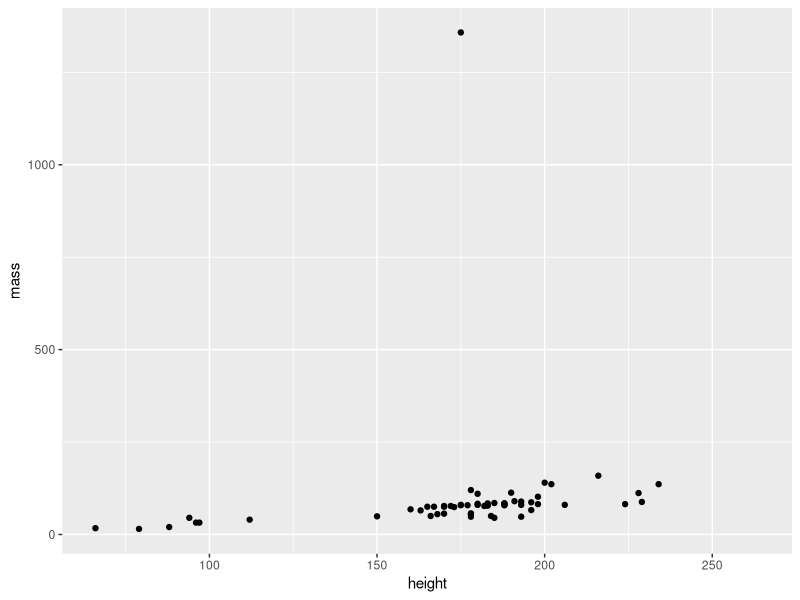
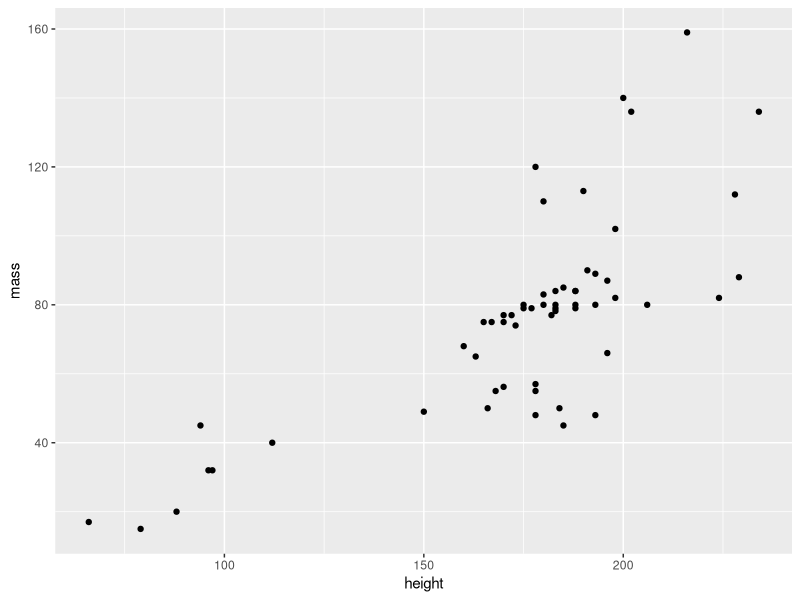
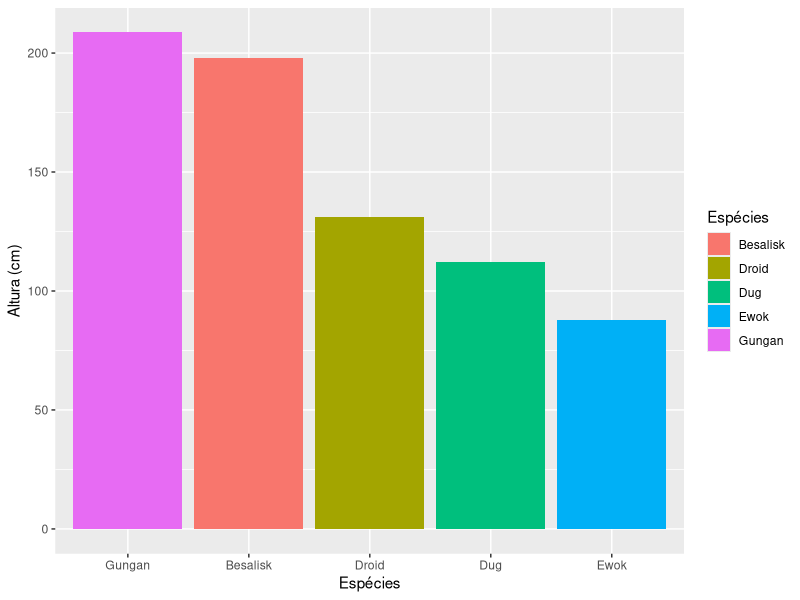
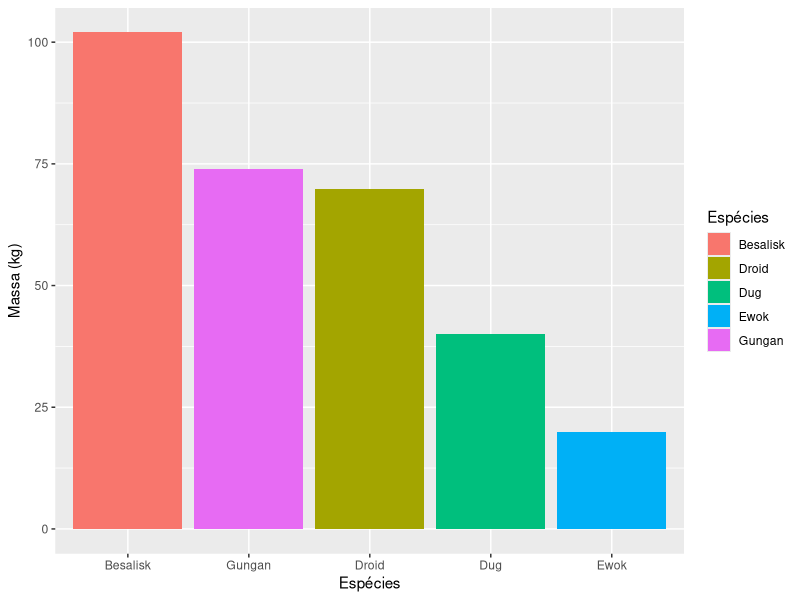
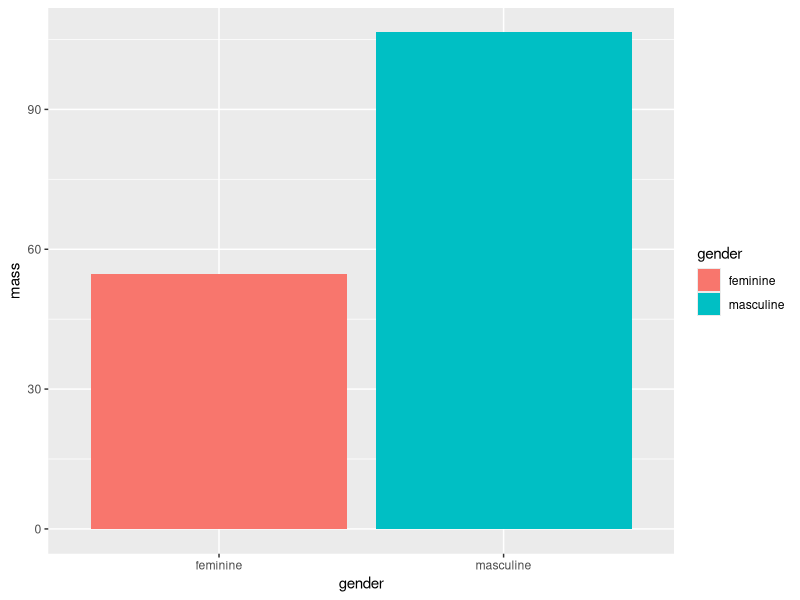
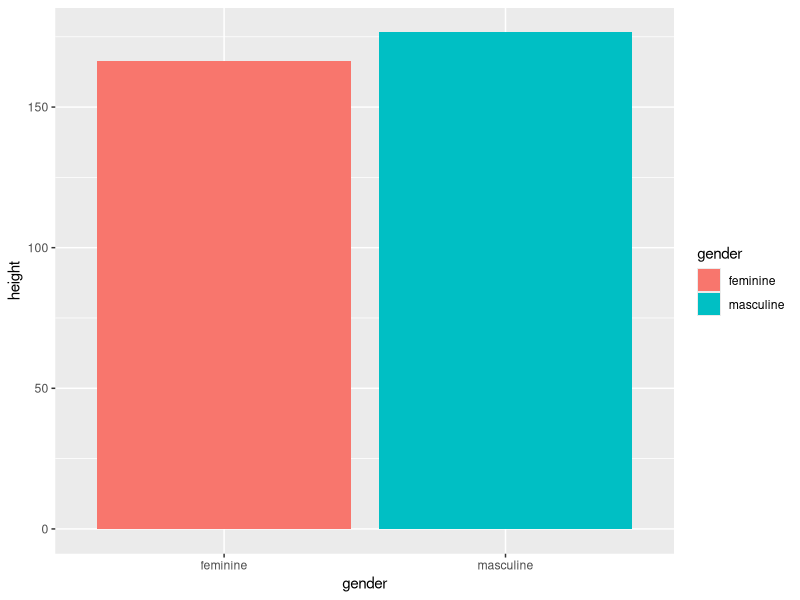
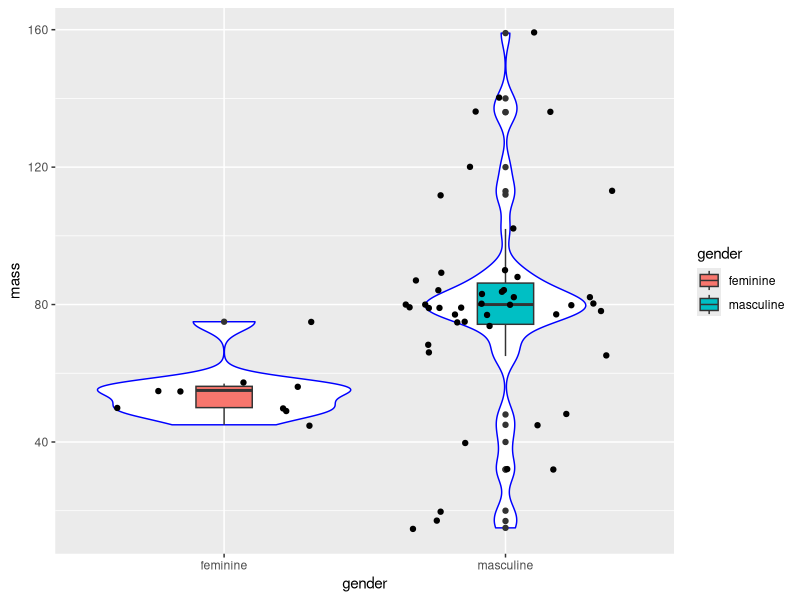
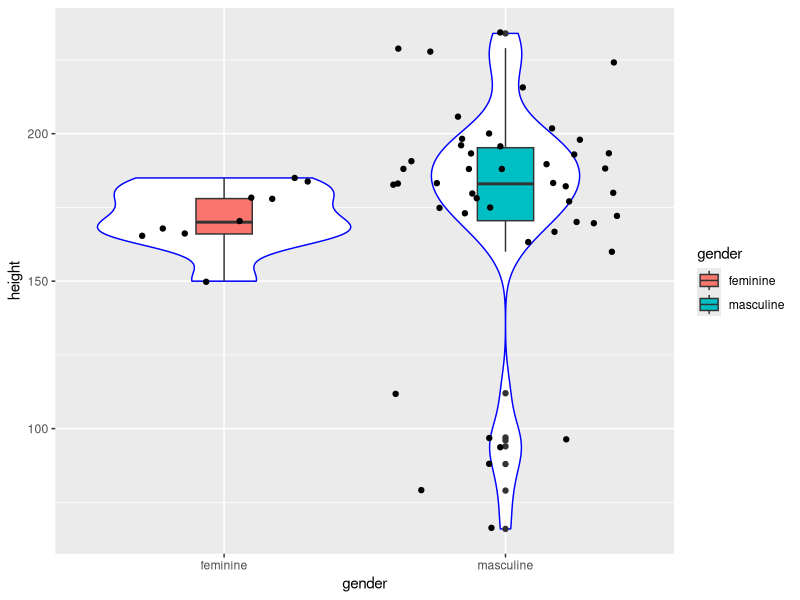

The R source for these figures, in order:

# Pacotes tidyverse - Prática -----------------------------------------------------------------------------------------------------------------------------
# Autoria do script: Jeanne Franco ---------------------------------------------------------------------------------------------------------
# Data: 17/03/2022 -------------------------------------------------------------------------------------------------------------------------

# Carregar pacotes -------------------------------------------------------------------------------------------------------------------------

library(dplyr)
library(ggplot2)

# Carregar dados ---------------------------------------------------------------------------------------------------------------------------

dados <- starwars
View(dados)

# Manipulação de dados 1 -------------------------------------------------------------------------------------------------------------------

dados %>%
  select(mass, hair_color) %>%
  filter(hair_color == "brown")

dados %>%
  select(height, hair_color) %>%
  filter(hair_color == "brown")

dados_1 <- dados %>%
  select(height, mass) %>%
  summarise_at(c("height", "mass"), list(max, min), na.rm = TRUE) 
dados_1

dados_2 <- dados %>%
  select(height, mass) 
dados_2

# Gráfico 1 --------------------------------------------------------------------------------------------------------------------------------

ggplot(dados_2, aes(x = height, y = mass)) +
  geom_point()

# Manipulação de dados 2 -------------------------------------------------------------------------------------------------------------------

dados_2 <- dados %>%
  select(height, mass) %>%
  filter(mass != 1358) # Elimina o valor máximo (outlier que impede ver a tendência)
dados_2

# Gráfico 2 --------------------------------------------------------------------------------------------------------------------------------

ggplot(dados_2, aes(x = height, y = mass)) +
  geom_point()

# Manipulação de dados 3 -------------------------------------------------------------------------------------------------------------------

dados_3 <- dados %>%
  select(height, mass, species) %>%
  filter(species %in% c("Besalisk", "Dug", "Gungan", "Ewok", "Droid")) %>%
  group_by(species) %>%
  summarise_all(list(mean), na.rm = TRUE)
dados_3

# Gráficos 3 -------------------------------------------------------------------------------------------------------------------------------

plot_altura <- ggplot(dados_3, aes(x = species, y = height)) +
  geom_col(aes(fill = species)) +
  scale_x_discrete(limits = c("Gungan", "Besalisk", "Droid", "Dug", "Ewok")) +
  scale_fill_discrete(name = "Espécies") +
  labs(x = "Espécies", y = "Altura (cm)")
plot_altura

plot_massa <- ggplot(dados_3, aes(x = species, y = mass)) +
  geom_col(aes(fill = species)) +
  scale_x_discrete(limits = c("Besalisk", "Gungan", "Droid", "Dug", "Ewok")) +
  scale_fill_discrete(name = "Espécies") +
  labs(x = "Espécies", y = "Massa (kg)")
plot_massa

# Manipulação de dados 4 -------------------------------------------------------------------------------------------------------------------

dados_4 <- dados %>%
  select(gender, mass, height) %>%
  filter(gender %in% c("feminine", "masculine")) %>%
  group_by(gender) %>%
  summarise_all(list(mean), na.rm = TRUE)
dados_4  

# Gráficos 4 -------------------------------------------------------------------------------------------------------------------------------

massa_genero <- ggplot(dados_4, aes(x = gender, y = mass)) +
  geom_col(aes(fill = gender))
massa_genero

altura_genero <- ggplot(dados_4, aes(x = gender, y = height)) +
  geom_col(aes(fill = gender))
altura_genero

# Manipulação de dados 5 -------------------------------------------------------------------------------------------------------------------

dados_5 <- dados %>%
  select(gender, mass, height) %>%
  filter(gender %in% c("feminine", "masculine")) %>%
  filter(mass != 1358)
dados_5

# Gráficos 5 -------------------------------------------------------------------------------------------------------------------------------

massa_genero_box <- ggplot(dados_5, aes(x = gender, y = mass)) +
  geom_violin(col = "blue") +
  geom_boxplot(aes(fill = gender), width = 0.2) +
  geom_jitter()
massa_genero_box

altura_genero_box <- ggplot(dados_5, aes(x = gender, y = height)) +
  geom_violin(col = "blue") +
  geom_boxplot(aes(fill = gender), width = 0.2) +
  geom_jitter()
altura_genero_box

# Manipulação de dados 6 -------------------------------------------------------------------------------------------------------------------

dados_6 <- dados %>%
  select(species, birth_year) %>%
  filter(species %in% c("Human", "Droid", "Wookiee", "Ewok", "Cerean")) %>%
  group_by(species) %>%
  summarise(mean(birth_year, na.rm = TRUE))
dados_6
  
dados_6 <- dados %>%
  select(species, birth_year) %>%
  filter(species %in% c("Human", "Droid", "Wookiee", "Ewok", "Cerean")) %>%
  group_by(species) %>%
  summarise_all(list(mean), na.rm = TRUE)
dados_6

# Gráfico 6 -------------------------------------------------------------------------------------------------------------------------------

ggplot(dados_6, aes(x = species, y = birth_year)) +
  geom_col(aes(fill = species)) +
  scale_x_discrete(limits = c("Wookiee", "Cerean", "Human", "Droid", "Ewok"))

# Manipulação de dados 7 -------------------------------------------------------------------------------------------------------------------

dados_7 <- dados %>%
  select(height, mass, birth_year, skin_color) %>%
  filter(skin_color %in% c("green", "red", "blue", "brown", "dark")) %>%
  group_by(skin_color) %>%
  summarise_at(c("height", "mass", "birth_year"), list(mean), na.rm = TRUE)
dados_7

# Gráficos 7 -------------------------------------------------------------------------------------------------------------------------------

altura_pele <- ggplot(dados_7, aes(x = skin_color, y = height)) +
  geom_col(fill = "#cab2d6") +
  scale_x_discrete(limits = c("green", "brown", "red", "dark", "blue")) +
  theme_light()
altura_pele

massa_pele <- ggplot(dados_7, aes(x = skin_color, y = mass)) +
  geom_col(fill = "#cab2d6") +
  scale_x_discrete(limits = c("blue", "dark", "green", "red", "brown")) +
  theme_light()
massa_pele

idade_pele <- ggplot(dados_7, aes(x = skin_color, y = birth_year)) +
  geom_col(fill = "#cab2d6") +
  scale_x_discrete(limits = c("brown", "blue", "dark", "red", "green")) +
  theme_light()
idade_pele

# Manipulação de dados 8 -------------------------------------------------------------------------------------------------------------------

dados_8 <- dados %>%
  select(mass, sex) %>%
  filter(sex %in% c("male", "female", "hermaphroditic")) %>%
  group_by(sex) %>%
  summarise(media_massa = mean(mass, na.rm = TRUE))
dados_8

# Gráfico 8 --------------------------------------------------------------------------------------------------------------------------------

ggplot(dados_8, aes(x = sex, y = media_massa)) +
  geom_col(aes(fill = sex)) +
  scale_x_discrete(limits = c("female", "male", "hermaphroditic")) +
  theme(legend.position = "none")

# Manipulação de dados 9 -------------------------------------------------------------------------------------------------------------------

dados_9 <- dados %>%
  select(mass, sex) %>%
  filter(sex %in% c("male", "female")) %>%
  group_by(sex) %>%
  summarise(media_massa = mean(mass, na.rm = TRUE))
dados_9

# Gráfico 9 --------------------------------------------------------------------------------------------------------------------------------

ggplot(dados_9, aes(x = sex, y = media_massa)) +
  geom_col(aes(fill = sex)) +
  scale_x_discrete(limits = c("female", "male")) +
  theme(legend.position = "none")

# Manipulação de dados 10 ------------------------------------------------------------------------------------------------------------------

dados_10 <- dados %>%
  select(skin_color, eye_color) %>%
  filter(skin_color %in% c("gold", "white", "light", "green", "pale", "fair",
                           "grey", "dark", "red"))
dados_10

# Gráfico 10 -------------------------------------------------------------------------------------------------------------------------------

ggplot(dados_10, aes(x = skin_color, y = eye_color)) +
  geom_count() +
  labs(x = "Cor da pele", y = "Cor dos olhos")

# Manipulação de dados 11 ------------------------------------------------------------------------------------------------------------------

unique(dados$homeworld)
unique(dados$species)

dados_11 <- dados %>%
  select(species, homeworld) %>%
  filter(species %in% c("Human", "Wookiee", "Ewok", "Cerean", "Xexto",
                        "Rodian" , "Hutt" , "Gungan", "Aleena", "Clawdite",
                        "Muun", "Droid") & 
         homeworld %in% c("Naboo", "Alderaan", "Tatooine", "Cerea", "Tund",
                          "Zolan", "Ojom", "Kalee", "Aleen Minor", "Mon Cala",
                          "Iridonia", "Chandrila"))
dados_11
View(dados_11)

# Gráfico 11 -------------------------------------------------------------------------------------------------------------------------------

ggplot(dados_11, aes(x = homeworld, y = species)) +
  geom_count() +
  labs(x = "Planeta natal", y = "Espécies")

# Manipulação de dados 12 ------------------------------------------------------------------------------------------------------------------

dados_12 <- dados %>%
  select(mass, height, birth_year) %>%
  filter(mass != 1358)
dados_12

# Gráficos 12 ------------------------------------------------------------------------------------------------------------------------------

massa <- ggplot(dados_12, aes(x = mass)) +
  geom_histogram(bins = 30)
massa
